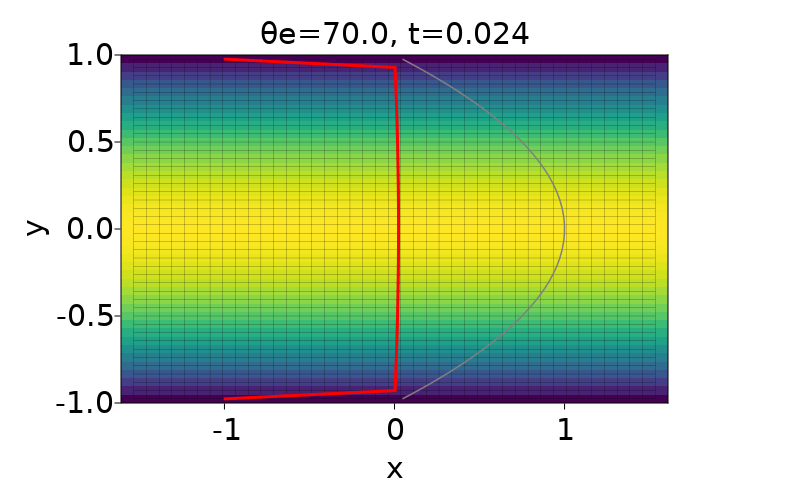

Reproduce this figure in Julia.
using Revise, Flower
fontsize_theme = Theme(fontsize = 30)
set_theme!(fontsize_theme)

Ly = 2
ny = 42

Lx = pi
nx = 42

dx= Lx/nx
dy= Ly/ny

d0 = 0.06
s1 = stretching(6ny÷6, d0, 0.15, 0.55)
s2 = stretching(ny+8ny÷6, d0, 0.1, 0.5)
ys = vcat(-reverse(s1),s1[2:end])

fs = Figure(resolution = (500, 500))
ax = Axis(fs[1, 1])  # Specify the axis to plot into
dys = ys[2:end] .- ys[1:end-1]
lines!(ax, dys, ys[1:end-1])  # Add lines to the axis
Makie.save("stretch.png", fs)  # Save the figure as a PNG image file


num = Numerical( # defined in types.jl
    # DDM parameters
    subdomains=2,
    overlaps=1,
    tolu=1e-8, # velocity
    tolp=1e-8, # pressure
    tolt=1e-8, # temperature
    x=LinRange(-Lx / 2, Lx / 2, nx + 1),
    y=LinRange(-Ly / 2, Ly / 2, ny + 1),
    #y=ys,
    # physical parameters
    Re=100.0,
    CFL=0.5, # backwards Euler
    max_iterations=2,
    u_inf=0.0,
    v_inf=1.0,
    save_every=1, #
    σ=1.0, # surface tension
    ϵ=0.05, # 
    g=0.0, # gravity
    β=0, # angle of inclination
    nb_reinit=ny,

    case="Nothing",
    shifted=-1.e-6,
    NB=4, # number of cells that the velocity is extended from the interface
    # Contact angle parameters
    Ca=0.1, # Capillary number
    λCA=3*dy, # slip lenght > dy 
    εCA=3*dx, # width
    θe=70.0, # prescribed contact angle
)

gp, gu, gv = init_meshes(num)
opS, opL, opC_TS, opC_TL, opC_pS, opC_pL, opC_uS, opC_uL, opC_vS, opC_vL, phS, phL, fwd, fwdL, fwdS = init_fields(num, gp, gu, gv)

# initial condition of the tracer 
tracer = gp.x .+ num.shifted

# initial condition of the velocity field -> Poiseuille profile u = 1 - y^2
for i in 1:gu.nx
    phL.u[:,i] .= 1.0 .- gu.y[:,1].^2
end

@time run_forward_one_phase(num, gp, gu, gv, opL, opC_pL, opC_uL, opC_vL, phL, fwd, fwdL, tracer;
    periodic_x=true,
    BC_uL=Boundaries(
        left  =Boundary(t=per, f=periodic),
        right =Boundary(t=per, f=periodic),
        bottom=Boundary(t=nav, f=navier, val=0.0),
        top   =Boundary(t=nav, f=navier, val=0.0),
        ),
    BC_vL=Boundaries(
        left=  Boundary(t=per, f=periodic),
        right =Boundary(t=per, f=periodic),
        bottom=Boundary(t=nav, f=navier, val=0.0),
        top   =Boundary(t=nav, f=navier, val=0.0),
    ),
    BC_pL=Boundaries( # pressure 
        left  =Boundary(t=per, f=periodic),
        right =Boundary(t=per, f=periodic),
        bottom=Boundary(t=neu, f=neumann, val=0.0),
        top   =Boundary(t=neu, f=neumann, val=0.0),
    ),
    BC_u=Boundaries( # levelset/tracer 
        left  =Boundary(t=per, f=periodic),
        right =Boundary(t=per, f=periodic),
        # bottom=Boundary(t=neu, f=neumann, val=0.0),
        # top   =Boundary(t=neu, f=neumann, val=0.0),
    ),
    advection=true,
    ns_advection=true,
    navier_stokes=true,
    levelset=true,
    verbose=true,
    adaptative_t=false,
    show_every=100
    )

time = num.max_iterations # time to plot figure 

yres = 500 # figure vertical resolutin
xres=yres*float(Lx/Ly)

fu = Figure(resolution = (xres, yres))

ax = Axis(fu[1, 1],title="θe=$(num.θe), t=$(round(fwd.t[time], digits=3))",xlabel="x",ylabel="y")
colsize!(fu.layout, 1, Aspect(1,float(Lx/Ly)))

hm = heatmap!(gu.x[1, :], gu.y[:, 1], fwdL.u[time, :, :]')
# Colorbar(fu[1, 2], hm, label="u")

for x in gp.x[1, :]
    lines!(ax, [x, x], [minimum(gp.y), maximum(gp.y)], linewidth=0.2, color=:black)
end
for y in gp.y[:, 1]
    lines!(ax, [minimum(gp.x), maximum(gp.x)], [y, y], linewidth=0.2, color=:black)
end

contour!(gu.x[1, :], gu.y[:, 1], fwdL.u[time, :, :]', levels=0:0, color=:black, linewidth=2, linestyle=:solid)
# lines!(ax, [x, x], [minimum(gp.y), maximum(gp.y)], linewidth=0.5, color=:black)

mid = nx ÷ 2
lines!(fwdL.u[1,:,mid], gu.y[:,mid], color=:gray)

#contour!(gp.x[1, :], gp.y[:, 1], fwdL.T[2, :, :]', levels=0:0, color=:red, linewidth=3, linestyle=:dash)
contour!(gp.x[1, :], gp.y[:, 1], fwdL.T[time, :, :]', levels=0:0, color=:red, linewidth=3, linestyle=:solid)

fname = "contact_line_Poiseuille_fu_theta_e_$(num.θe).png"
@show fname
Makie.save(fname, fu)